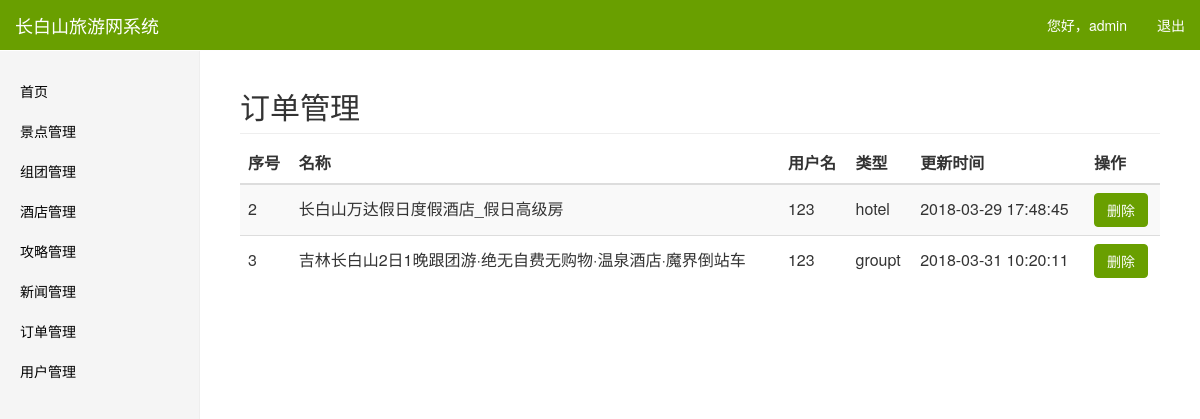
Screenshot of /admin/orders.php (signed in) with the database file from the repository.
### tables this page shows
CREATE TABLE `orders` (
  `id` int(11) NOT NULL,
  `uid` int(11) NOT NULL COMMENT '用户ID',
  `gid` int(11) NOT NULL COMMENT '组团ID',
  `name` varchar(100) NOT NULL COMMENT '名称',
  `type` varchar(20) NOT NULL COMMENT '类型',
  `addtime` datetime NOT NULL COMMENT '修改时间'
);

CREATE TABLE `user` (
  `id` int(11) NOT NULL,
  `username` varchar(20) NOT NULL COMMENT '用户名',
  `password` varchar(20) NOT NULL COMMENT '密码',
  `addtime` datetime NOT NULL COMMENT '修改时间'
);

### admin/orders.php (the view, shortened to what this page needs)
<?php include("../conn.php") ?>
  <?php
$sql = "select orders.*,user.username as uname from `orders` left join user on orders.uid = user.id";
$result = mysqli_query($conn,$sql);
?>
    <html>
    <head>
      <link href="../css/bootstrap.min.css" rel="stylesheet" type="text/css">
      <link rel="stylesheet" type="text/css" href="../css/animate.min.css" />
      <link rel="stylesheet" href="../css/font-awesome.min.css">
      <link rel="stylesheet" href="../css/bootstrap-datetimepicker.min.css">
      <link rel="stylesheet" type="text/css" href="../css/font.css" />
      <link rel="stylesheet" type="text/css" href="../css/admin.css" />
    </head>
    <body>
      <nav class="navbar navbar-default navbar-fixed-top">
        <div class="container-fluid">
          <div class="navbar-header">
            <a class="navbar-brand" href="#">长白山旅游网系统</a>
          </div>
          <div id="navbar" class="navbar-collapse collapse">
            <?php include("nav.php") ?>
          </div>
        </div>
      </nav>
      <div class="container-fluid">
        <div class="row">
          <div class="col-sm-3 col-md-2 sidebar">
            <?php include("sidebar.php") ?>
          </div>
          <div class="col-sm-9 col-sm-offset-3 col-md-10 col-md-offset-2 main">
            <h2 class="sub-header">订单管理</h2>
            <div class="table-responsive">
              <table class="table table-striped table-hover">
                <thead>
                  <tr>
                    <th>序号</th>
                    <th>名称</th>
                    <th>用户名</th>
                    <th>类型</th>
                    <th>更新时间</th>
                    <th>操作</th>
                  </tr>
                </thead>
                <tbody>
                  <form id="list">
                  <?php
                    if(mysqli_affected_rows($conn)>0) {
                        mysqli_data_seek($result,0);
                        while ($row = mysqli_fetch_array($result)) {
                            ?>
                      <tr>
                        <td><?=$row["id"]?></td>
                        <td><?=$row["name"]?></td>
                        <td><?=$row["uname"]?></td>
                        <td><?=$row["type"]?></td>
                        <td><?=$row["addtime"]?></td>
                        <td>
                          <a class="btn btn-danger" href="dodelete.php?type=orders&id=<?=$row["id"]?>">删除</a>
                        </td>
                      </tr>
                      <?php
                        }
                    }else{
                        echo "<div class='col-md-12 text-center'>尚无数据</div>";
                    }
                    ?>
                  </form>
                </tbody>
              </table>
            </div>
          </div>
        </div>
      </div>
    </body>
    </html>

### css/admin.css (style rules this page uses)
* { -webkit-user-select:none; -moz-user-select:none; -ms-user-select:none; user-select:none; }
body { padding-top: 50px; }
.sub-header { padding-bottom: 10px; border-bottom: 1px solid #eee; }
.navbar-fixed-top { border: 0; }
.sidebar { display: none; }
@media (min-width: 768px) { .sidebar { position: fixed; top: 51px; bottom: 0; left: 0; z-index: 1000; display: block; padding: 20px; overflow-x: hidden; overflow-y: auto; background-color: #f5f5f5; border-right: 1px solid #eee; } }
.main { padding: 20px; }
@media (min-width: 768px) { .main { padding-right: 40px; padding-left: 40px; } }
.table>tbody>tr>td, .table>tbody>tr>th, .table>tfoot>tr>td, .table>tfoot>tr>th, .table>thead>tr>td, .table>thead>tr>th { vertical-align: middle; }
a, a:hover { color: #000; }
.btn-primary,.btn-primary:hover,.btn-info,.btn-info:hover,.btn-success,.btn-success:hover,.btn-danger,.btn-danger:hover { background-color: #699F00; border-color: #699F00; }
.navbar-default { background-color: #699F00; }
.navbar-default .navbar-brand { color: #fff; }

### rows the page displays
orders: id "2", name "长白山万达假日度假酒店_假日高级房", user.username "123", type "hotel", addtime "2018-03-29 17:48:45"
orders: id "3", name "吉林长白山2日1晚跟团游·绝无自费无购物·温泉酒店·魔界倒站车", user.username "123", type "groupt", addtime "2018-03-31 10:20:11"

### other values shown
$_SESSION["usernameA"] "admin"
